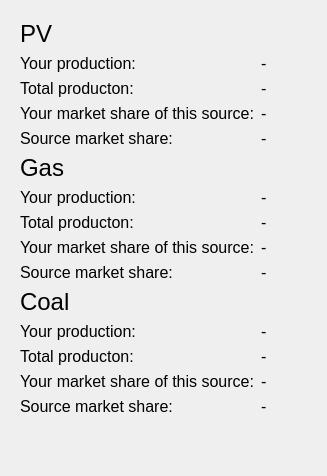
          <widget class="QWidget" name="tab_post_rounds_sources">
           <attribute name="title">
            <string>Sources</string>
           </attribute>
           <layout class="QVBoxLayout" name="verticalLayout_39">
            <item>
             <layout class="QHBoxLayout" name="post_results_horizontalLayout_sources">
              <item>
               <widget class="QFrame" name="frame_3">
                <property name="minimumSize">
                 <size>
                  <width>50</width>
                  <height>50</height>
                 </size>
                </property>
                <property name="frameShape">
                 <enum>QFrame::NoFrame</enum>
                </property>
                <property name="frameShadow">
                 <enum>QFrame::Raised</enum>
                </property>
                <layout class="QVBoxLayout" name="verticalLayout_40">
                 <item>
                  <widget class="QLabel" name="label_123">
                   <property name="font">
                    <font>
                     <pointsize>18</pointsize>
                    </font>
                   </property>
                   <property name="text">
                    <string>PV</string>
                   </property>
                  </widget>
                 </item>
                 <item>
                  <layout class="QGridLayout" name="gridLayout_6">
                   <item row="1" column="0">
                    <widget class="QLabel" name="label_124">
                     <property name="font">
                      <font>
                       <pointsize>12</pointsize>
                      </font>
                     </property>
                     <property name="text">
                      <string>Total producton:</string>
                     </property>
                    </widget>
                   </item>
                   <item row="1" column="1">
                    <widget class="QLabel" name="post_results_label_total_production_pv">
                     <property name="font">
                      <font>
                       <pointsize>12</pointsize>
                      </font>
                     </property>
                     <property name="text">
                      <string>-</string>
                     </property>
                    </widget>
                   </item>
                   <item row="2" column="0">
                    <widget class="QLabel" name="label_125">
                     <property name="font">
                      <font>
                       <pointsize>12</pointsize>
                      </font>
                     </property>
                     <property name="text">
                      <string>Your market share of this source:</string>
                     </property>
                    </widget>
                   </item>
                   <item row="3" column="0">
                    <widget class="QLabel" name="label_126">
                     <property name="font">
                      <font>
                       <pointsize>12</pointsize>
                      </font>
                     </property>
                     <property name="text">
                      <string>Source market share:</string>
                     </property>
                    </widget>
                   </item>
                   <item row="2" column="1">
                    <widget class="QLabel" name="post_results_label_your_market_share_pv">
                     <property name="font">
                      <font>
                       <pointsize>12</pointsize>
                      </font>
                     </property>
                     <property name="text">
                      <string>-</string>
                     </property>
                    </widget>
                   </item>
                   <item row="0" column="1">
                    <widget class="QLabel" name="post_results_label_your_production_pv">
                     <property name="font">
                      <font>
                       <pointsize>12</pointsize>
                      </font>
                     </property>
                     <property name="text">
                      <string>-</string>
                     </property>
                    </widget>
                   </item>
                   <item row="0" column="0">
                    <widget class="QLabel" name="label_127">
                     <property name="font">
                      <font>
                       <pointsize>12</pointsize>
                      </font>
                     </property>
                     <property name="text">
                      <string>Your production:</string>
                     </property>
                    </widget>
                   </item>
                   <item row="3" column="1">
                    <widget class="QLabel" name="post_results_label_source_market_share_pv">
                     <property name="font">
                      <font>
                       <pointsize>12</pointsize>
                      </font>
                     </property>
                     <property name="text">
                      <string>-</string>
                     </property>
                    </widget>
                   </item>
                  </layout>
                 </item>
                 <item>
                  <widget class="QLabel" name="label_128">
                   <property name="font">
                    <font>
                     <pointsize>18</pointsize>
                    </font>
                   </property>
                   <property name="text">
                    <string>Gas</string>
                   </property>
                  </widget>
                 </item>
                 <item>
                  <layout class="QGridLayout" name="gridLayout_9">
                   <item row="1" column="0">
                    <widget class="QLabel" name="label_129">
                     <property name="font">
                      <font>
                       <pointsize>12</pointsize>
                      </font>
                     </property>
                     <property name="text">
                      <string>Total producton:</string>
                     </property>
                    </widget>
                   </item>
                   <item row="1" column="1">
                    <widget class="QLabel" name="post_results_label_total_production_gas">
                     <property name="font">
                      <font>
                       <pointsize>12</pointsize>
                      </font>
                     </property>
                     <property name="text">
                      <string>-</string>
                     </property>
                    </widget>
                   </item>
                   <item row="2" column="0">
                    <widget class="QLabel" name="label_130">
                     <property name="font">
                      <font>
                       <pointsize>12</pointsize>
                      </font>
                     </property>
                     <property name="text">
                      <string>Your market share of this source:</string>
                     </property>
                    </widget>
                   </item>
                   <item row="3" column="0">
                    <widget class="QLabel" name="label_131">
                     <property name="font">
                      <font>
                       <pointsize>12</pointsize>
                      </font>
                     </property>
                     <property name="text">
                      <string>Source market share:</string>
                     </property>
                    </widget>
                   </item>
                   <item row="2" column="1">
                    <widget class="QLabel" name="post_results_label_your_market_share_gas">
                     <property name="font">
                      <font>
                       <pointsize>12</pointsize>
                      </font>
                     </property>
                     <property name="text">
                      <string>-</string>
                     </property>
                    </widget>
                   </item>
                   <item row="0" column="1">
                    <widget class="QLabel" name="post_results_label_your_production_gas">
                     <property name="font">
                      <font>
                       <pointsize>12</pointsize>
                      </font>
                     </property>
                     <property name="text">
                      <string>-</string>
                     </property>
                    </widget>
                   </item>
                   <item row="0" column="0">
                    <widget class="QLabel" name="label_132">
                     <property name="font">
                      <font>
                       <pointsize>12</pointsize>
                      </font>
                     </property>
                     <property name="text">
                      <string>Your production:</string>
                     </property>
                    </widget>
                   </item>
                   <item row="3" column="1">
                    <widget class="QLabel" name="post_results_label_source_market_share_gas">
                     <property name="font">
                      <font>
                       <pointsize>12</pointsize>
                      </font>
                     </property>
                     <property name="text">
                      <string>-</string>
                     </property>
                    </widget>
                   </item>
                  </layout>
                 </item>
                 <item>
                  <widget class="QLabel" name="label_133">
                   <property name="font">
                    <font>
                     <pointsize>18</pointsize>
                    </font>
                   </property>
                   <property name="text">
                    <string>Coal</string>
                   </property>
                  </widget>
                 </item>
                 <item>
                  <layout class="QGridLayout" name="gridLayout_10">
                   <item row="1" column="0">
                    <widget class="QLabel" name="label_134">
                     <property name="font">
                      <font>
                       <pointsize>12</pointsize>
                      </font>
                     </property>
                     <property name="text">
                      <string>Total producton:</string>
                     </property>
                    </widget>
                   </item>
                   <item row="1" column="1">
                    <widget class="QLabel" name="post_results_label_total_production_coal">
                     <property name="font">
                      <font>
                       <pointsize>12</pointsize>
                      </font>
                     </property>
                     <property name="text">
                      <string>-</string>
                     </property>
                    </widget>
                   </item>
                   <item row="2" column="0">
                    <widget class="QLabel" name="label_135">
                     <property name="font">
                      <font>
                       <pointsize>12</pointsize>
                      </font>
                     </property>
                     <property name="text">
                      <string>Your market share of this source:</string>
                     </property>
                    </widget>
                   </item>
                   <item row="3" column="0">
                    <widget class="QLabel" name="label_136">
                     <property name="font">
                      <font>
                       <pointsize>12</pointsize>
                      </font>
                     </property>
                     <property name="text">
                      <string>Source market share:</string>
                     </property>
                    </widget>
                   </item>
                   <item row="2" column="1">
                    <widget class="QLabel" name="post_results_label_your_market_share_coal">
                     <property name="font">
                      <font>
                       <pointsize>12</pointsize>
                      </font>
                     </property>
                     <property name="text">
                      <string>-</string>
                     </property>
                    </widget>
                   </item>
                   <item row="0" column="1">
                    <widget class="QLabel" name="post_results_label_your_production_coal">
                     <property name="font">
                      <font>
                       <pointsize>12</pointsize>
                      </font>
                     </property>
                     <property name="text">
                      <string>-</string>
                     </property>
                    </widget>
                   </item>
                   <item row="0" column="0">
                    <widget class="QLabel" name="label_137">
                     <property name="font">
                      <font>
                       <pointsize>12</pointsize>
                      </font>
                     </property>
                     <property name="text">
                      <string>Your production:</string>
                     </property>
                    </widget>
                   </item>
                   <item row="3" column="1">
                    <widget class="QLabel" name="post_results_label_source_market_share_coal">
                     <property name="font">
                      <font>
                       <pointsize>12</pointsize>
                      </font>
                     </property>
                     <property name="text">
                      <string>-</string>
                     </property>
                    </widget>
                   </item>
                  </layout>
                 </item>
                 <item>
                  <spacer name="verticalSpacer_16">
                   <property name="orientation">
                    <enum>Qt::Vertical</enum>
                   </property>
                   <property name="sizeHint" stdset="0">
                    <size>
                     <width>20</width>
                     <height>40</height>
                    </size>
                   </property>
                  </spacer>
                 </item>
                </layout>
               </widget>
              </item>
              <item>
               <spacer name="horizontalSpacer_22">
                <property name="orientation">
                 <enum>Qt::Horizontal</enum>
                </property>
                <property name="sizeHint" stdset="0">
                 <size>
                  <width>40</width>
                  <height>20</height>
                 </size>
                </property>
               </spacer>
              </item>
             </layout>
            </item>
           </layout>
          </widget>
